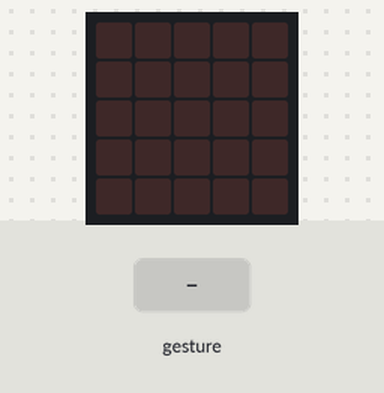
Simulated run of this program. Board: BBC micro:bit running MicroPython. Shown: the board's 5×5 LED display. Inputs (shaded band) come from the test bench. Random numbers come from a fixed seed; a tilt is held for 1.5 s and a shake lasts 1 s, then the board lies face up again.

Above: at 1.2 s.
1.3 s: gesture 'shake'
At 2.7 s:
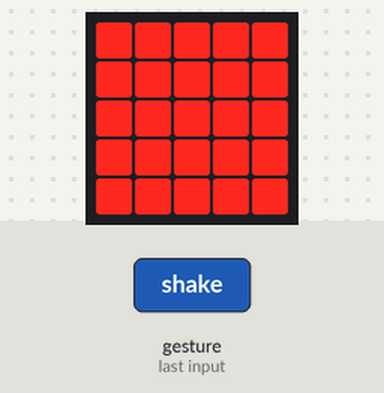
3.0 s: gesture 'shake'
At 4.3 s:
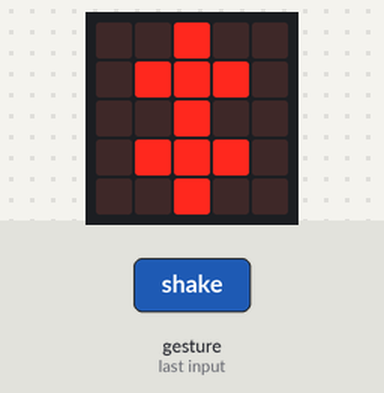
4.7 s: gesture 'shake'
At 5.6 s:
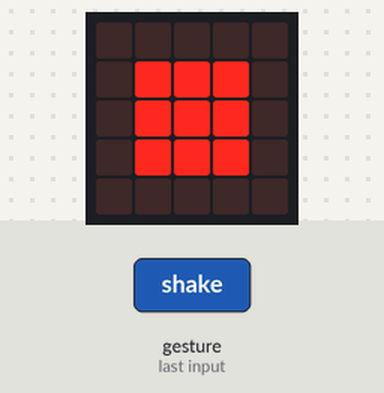
6.4 s: gesture 'shake'
At 8.0 s:
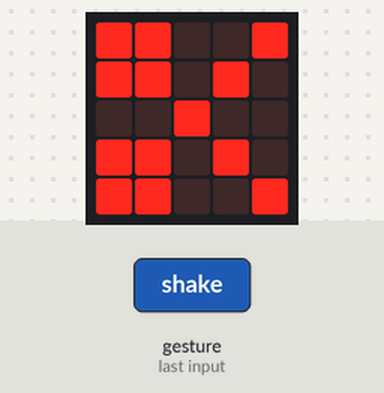
Timing chart, 0 to 9.1 s (numbered marks = the images above; inputs shaded):
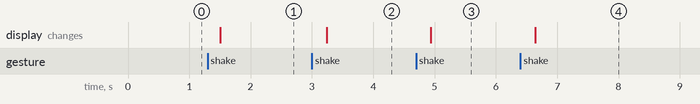

Measured:
- after the input at 1.3 s, the display: changes after 0.20 s (image 1)
- after the input at 3.0 s, the display: changes after 0.24 s (image 2)
- after the input at 4.7 s, the display: changes after 0.24 s (image 3)
- after the input at 6.4 s, the display: changes after 0.24 s (image 4)

The program:

rpsol.py
```python
# Add your Python code here. E.g.
from microbit import *
import random
rock = Image("00000:"
            "09990:"
            "09990:"
            "09990:"
            "00000")

paper =Image("99999:"
            "99999:"
            "99999:"
            "99999:"
            "99999")

scissors =Image("99009:"
                "99090:"
                "00900:"
                "99090:"
                "99009")

spock = Image("99099:"
            "99099:"
            "99099:"
            "09990:"
            "09990")

lizard =Image("00900:"
            "09990:"
            "00900:"
            "09990:"
            "00900")

while True:
    if accelerometer.was_gesture("shake"):
        display.clear()
        hand = random.randint(0, 4)
        if hand == 0:
            display.show(rock)

        elif hand == 1:
            display.show(paper)

        elif hand == 2:
            display.show(scissors)

        elif hand == 3:
            display.show(spock)

        else:
            display.show(lizard)
```
